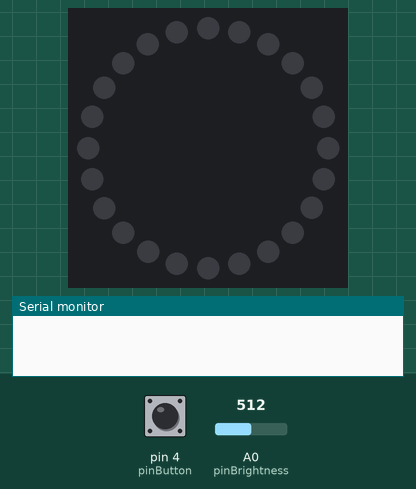
A sketch run on a simulated Arduino Uno, built with avr-gcc and run on an emulated ATmega328P. On the bench: 24 RGB LEDs in a ring, first at the top, clockwise, the last lines printed to the serial monitor. Inputs (shaded band) come from the test bench; at power-on: pin 4 (pinButton) HIGH, A0 (pinBrightness) = 512. Dim RGB values are drawn brighter than linear; the local clock reads 2024-03-15 10:24:30 at power-on unless the sketch sets it; EEPROM starts erased.

Above: at 1.2 s.
1.3 s: pin 4 (pinButton) pulsed LOW 2 times (0.12 s each, 0.3 s apart)
At 2.2 s:
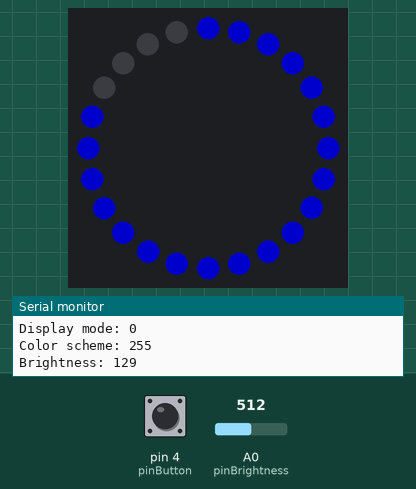
3.4 s: pin 4 (pinButton) pulled LOW for 0.15 s
At 3.87 s:
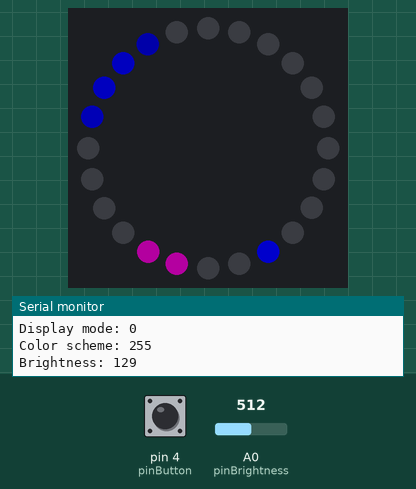
4.1 s: pin 4 (pinButton) pulled LOW for 3.2 s
At 4.58 s:
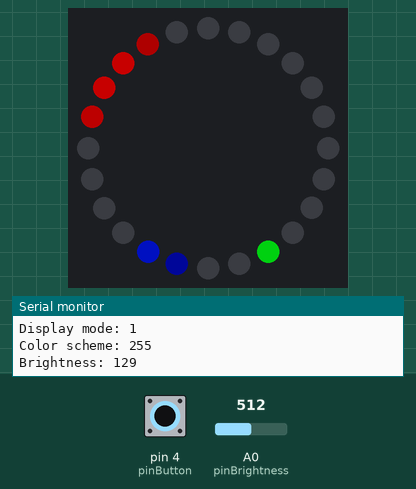
7.9 s: A0 (pinBrightness) set to 122
At 8.23 s:
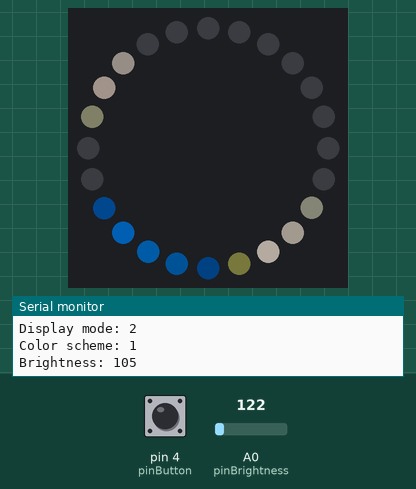
10.0 s: A0 (pinBrightness) set to 0
At 12.1 s:
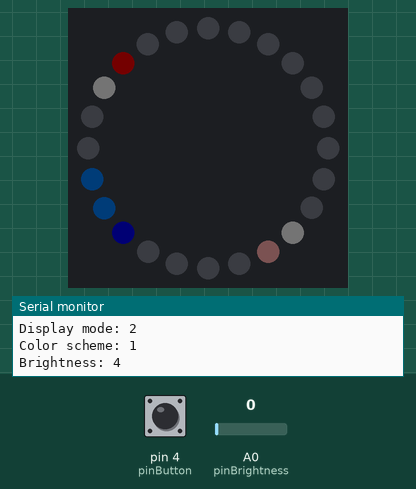
12.3 s: A0 (pinBrightness) set to 22
At 18.97 s:
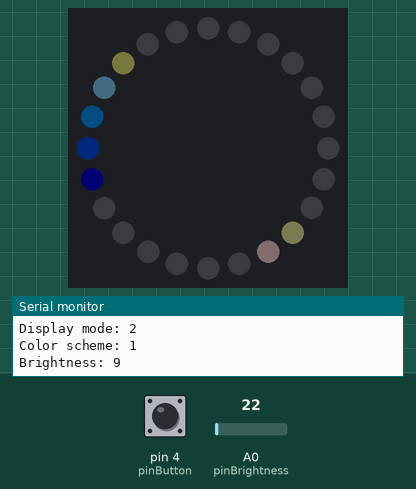

Measured:
- after the input at 1.3 s, the LEDs: change after 0.62 s (image 1)
- after the input at 3.4 s, the LEDs: change after 0.32 s (image 2)
- after the input at 7.9 s, the LEDs: change after 0.18 s (image 4)
- after the input at 12.3 s, the LEDs: first change after 0.12 s (image 6 shows a later state)

The sketch:

led-ring-clock.ino
```cpp
// (licence header left out)
#include <math.h>
#include <FastLED.h>
#include <Wire.h>
#include <EEPROM.h>
#include <RTClib.h>

#include "constants.h"

// LED ring and RTC
CRGB leds[ledRingSize];
RTC_DS1307 rtc;

// Globals to keep track of state
int clockMode, colorScheme;
uint32_t lastLoopTime = 0;
uint32_t lastButtonClickTime = 0;
uint32_t lastDebugMessageTime = 0;
uint8_t currentBrightness;
uint8_t previousBrightness[16];
int lastSecondsValue = 0;
uint32_t lastMillisecondsSetTime = 0;
int milliseconds;
DateTime now;

void setup() {
	// Begin serial port
	Serial.begin(serialPortBaudRate);

	// Init FastLED
	FastLED.addLeds<NEOPIXEL, pinLeds>(leds, ledRingSize);
	FastLED.setTemperature(Halogen);
    FastLED.show();

	// Connect to the RTC
    Wire.begin();
    rtc.begin();

	// Set button pin
    pinMode(pinButton, INPUT);

	// Read saved config from EEPROM
    colorScheme = EEPROM.read(eepromAddrColorScheme);
    clockMode = EEPROM.read(eepromAddrClockMode);

    // If button is pressed at startup, light all LEDs
    if (digitalRead(pinButton) == LOW) {
        for (int i = 0; i < ledRingSize; i++) leds[i] = white;
        FastLED.show();
        delay(60000);
    }
}

void loop() {
	uint32_t currentTime = millis();
	if (currentTime - lastLoopTime > runLoopIntervalMs) {
		lastLoopTime = currentTime;
		// Handle button
	    if (digitalRead(pinButton) == LOW && currentTime - lastButtonClickTime > buttonClickRepeatDelayMs) {
			delay(buttonLongPressDelayMs);
			// Long press: clock mode, short press: color scheme
			if (digitalRead(pinButton) == LOW) {
				lastButtonClickTime = currentTime;
				colorScheme ++;
				if (colorScheme >= colorSchemeCount + 2) colorScheme = 0; // 2 special color schemes
				EEPROM.write(eepromAddrColorScheme, colorScheme);
			} else {
				clockMode ++;
				if (clockMode >= ClockModeCount) clockMode = 0;
				EEPROM.write(eepromAddrClockMode, clockMode);
			}
	    }

		// Print debug message
	    if (currentTime > lastDebugMessageTime + debugMessageIntervalMs) {
	        lastDebugMessageTime = currentTime;
	        printDebugMessage();
	    }

		// Update brightness - do a moving average to smooth out noisy potentiometers
	    int sum = 0;
	    for (uint8_t i = 15; i > 0; i--) {
	        previousBrightness[i] = previousBrightness[i - 1];
	        sum += previousBrightness[i];
	    }
	    previousBrightness[0] = map(analogRead(pinBrightness), 0, 1023, minBrightness, 255);
	    sum += previousBrightness[0];
	    currentBrightness = sum / 16;
		FastLED.setBrightness(currentBrightness);

		// Get time and calculate milliseconds value that is synced with the RTC's second count
		now = rtc.now();
		int currentSeconds = now.second();
		if (currentSeconds != lastSecondsValue) {
			lastSecondsValue = currentSeconds;
			milliseconds = 0;
		}
		currentTime = millis();
		milliseconds = (milliseconds + currentTime - lastMillisecondsSetTime);
		lastMillisecondsSetTime = currentTime;

		// Show clock
		clearLeds();
	    showClock();
	}
}

// Display the current clock
void showClock() {
	switch (clockMode) {
		case ClockModeRingClock:
			drawRingClock();
			break;
		case ClockModeDotClock:
			drawDotClock();
			break;
		case ClockModeDotClockTrail:
			drawDotClockTrail();
			break;
		case ClockModeDotClockGlow:
			drawDotClockGlow();
			break;
	}
}

// Print debugging info over serial
void printDebugMessage() {
    Serial.print("Current date/time: ");
    DateTime now = rtc.now();
    Serial.print(now.year(), DEC);
    Serial.print("/");
    Serial.print(now.month(), DEC);
    Serial.print("/");
    Serial.print(now.day(), DEC);
    Serial.print(" ");
    Serial.print(now.hour(), DEC);
    Serial.print(":");
    Serial.print(now.minute(), DEC);
    Serial.print(":");
    Serial.print(now.second(), DEC);
    Serial.println();
    Serial.print("Display mode: ");
    Serial.println(clockMode);
    Serial.print("Color scheme: ");
    Serial.println(colorScheme);
    Serial.print("Brightness: ");
    Serial.println(currentBrightness);
	Serial.println("");
}

// Show a ring clock
void drawRingClock() {
	int h = hourPosition();
    int m = minutePosition();
    float s = secondPosition();

    if (m > h) {
        for (int i = 0; i < m; i++) setLed(i, minuteColor(), BlendModeOver, 1.0);
        for (int i = 0; i < h; i++) setLed(i, hourColor(), BlendModeOver, 1.0);
    } else {
        for (int i = 0; i < h; i++) setLed(i, hourColor(), BlendModeOver, 1.0);
        for (int i = 0; i < m; i++) setLed(i, minuteColor(), BlendModeOver, 1.0);
    }

    if (showSecondHand) setLed(s, secondColor(), BlendModeAlpha, 1.0);

    FastLED.show();
}

// Show a more traditional dot clock
void drawDotClock() {
	float h = hourPosition();
    float m = minutePosition();
    float s = secondPosition();

	for (float i = h - 1.0; i < h + 2.0; i++) setLed(i, hourColor(), BlendModeAlpha, 1.0);
	setLed(m, minuteColor(), BlendModeAlpha, 1.0);
	if (showSecondHand) setLed(s, secondColor(), BlendModeAlpha, 1.0);

    FastLED.show();
}

// Show a dot clock where the hands have a glowing trail behing them
void drawDotClockTrail() {
	float h = hourPosition();
    float m = minutePosition();
    float s = secondPosition();

	for (float i = -hourTrailLength; i < 1.0; i++) setLed(h + i, hourColor(), BlendModeAdd, mapFloat(i, -hourTrailLength, 1.0, 0.1, 1.0));
	for (float i = -minuteTrailLength; i < 1.0; i++) setLed(m + i, minuteColor(), BlendModeAdd, mapFloat(i, -minuteTrailLength, 1.0, 0.1, 1.0));
	if (showSecondHand) {
		for (float i = -secondTrailLength; i < 1.0; i++) setLed(s + i, secondColor(), BlendModeAdd, mapFloat(i, -secondTrailLength, 1.0, 0.1, 1.0));
	}

    FastLED.show();
}

// Show a dot clock where the hands glow outwards from their position
void drawDotClockGlow() {
	float h = hourPosition();
    float m = minutePosition();
    float s = secondPosition();

	for (float i = h - hourGlowWidth; i <= h + hourGlowWidth; i++) {
		setLed(i, hourColor(), BlendModeAdd, mapFloat(fabs(h - i), 0.0, hourGlowWidth, 1.0, 0.1));
	}
	for (float i = m - minuteGlowWidth; i <= m + minuteGlowWidth; i++) {
		setLed(i, minuteColor(), BlendModeAdd, mapFloat(fabs(m - i), 0.0, minuteGlowWidth, 1.0, 0.1));
	}
	if (showSecondHand) {
		for (float i = s - secondGlowWidth; i <= s + secondGlowWidth; i++) {
			setLed(i, secondColor(), BlendModeAdd, mapFloat(fabs(s - i), 0.0, secondGlowWidth, 1.0, 0.1));
		}
	}

    FastLED.show();
}

// Get floating point hour representation
float floatHour() {
	return (float)now.hour() + mapFloat(now.minute() + mapFloat(now.second(), 0.0, 59.0, 0.0, 1.0), 0.0, 59.0, 0.0, 1.0);
}

// Get positions mapped to ring size
float hourPosition() {
	if (twelveHour) {
		int hour;
		if (now.hour() > 12) hour = (now.hour() - 12) * (ledRingSize / 12);
	    else hour = now.hour() * (ledRingSize / 12);
		return hour + mapFloat(now.minute() + 0.001, 0.0, 59.0, 0.0, (ledRingSize / 12.0) - 1.0);
	} else {
		int hour = now.hour() * (ledRingSize / 24);
		return hour + mapFloat(now.minute() + 0.001, 0, 59, 0, (ledRingSize / 24.0) - 1.0);
	}
}

float minutePosition() {
	return mapFloat((float)now.minute() + ((0.001 + 1.0 / 60.0) * (float)now.second()), 0.0, 59.0, 0.0, (float)ledRingSize);
}

float secondPosition() {
	return mapFloat(now.second() + (0.001 * milliseconds), 0.0, 60.0, 0.0, (float)ledRingSize);
}

// Get colors
CRGB hourColor() {
	if (colorScheme < colorSchemeCount) return colorSchemes[colorScheme][0];
	else if (colorScheme == colorSchemeCount + 0) {
		return CHSV(map(now.hour(), 0, 24, 0, 255), 255, 255);
	} else if (colorScheme == colorSchemeCount + 1) {
	    return CHSV((uint8_t)mapFloat(fmod(20.0 - floatHour(), 24.0), 0.0, 24.0, 0.0, 255.0), 255, 255);
	}
}

CRGB minuteColor() {
	if (colorScheme < colorSchemeCount) return colorSchemes[colorScheme][1];
	else if (colorScheme == colorSchemeCount + 0) {
		return CHSV(map(now.minute(), 0, 59, 0, 255), 255, 255);
	} else if (colorScheme == colorSchemeCount + 1) {
		return CHSV((uint8_t)mapFloat(fmod(20.0 - floatHour(), 24.0), 0.0, 24.0, 0.0, 255.0), 255, 255);
	}
}

CRGB secondColor() {
	if (colorScheme < colorSchemeCount) return colorSchemes[colorScheme][2];
	else if (colorScheme == colorSchemeCount + 0) {
		return CHSV(map(now.second(), 0, 59, 0, 255), 255, 255);
	} else if (colorScheme == colorSchemeCount + 1) {
		return CHSV((uint8_t)mapFloat(fmod(20.0 - floatHour(), 24.0), 0.0, 24.0, 0.0, 255.0), 255, 255);
	}
}

// Clear the LED ring
void clearLeds() {
	for (int i = 0; i < ledRingSize; i++) leds[i] = CRGB(0, 0, 0);
}

// Set LED(s) at a position with enhanced rendering
void setLed(float position, CRGB color, BlendMode blendMode, float factor) {
	if (useEnhancedRenderer) {
		int low = floor(position);
		int high = ceil(position);
		float lowFactor = ((float)high - position);
		float highFactor = (position - (float)low);
		if (blendMode == BlendModeAdd) {
			blendAdd(wrap(low), color, lowFactor * factor);
			blendAdd(wrap(high), color, highFactor * factor);
		} else if (blendMode == BlendModeAlpha) {
			blendAlpha(wrap(low), color, lowFactor * factor);
			blendAlpha(wrap(high), color, highFactor * factor);
		} else if (blendMode == BlendModeOver) {
			blendOver(wrap(low), color, lowFactor * factor);
			blendOver(wrap(high), color, highFactor * factor);
		}
	} else {
		leds[wrap((int)position)] = color;
	}
}

// Additive blending
void blendAdd(int position, CRGB color, float factor) {
	leds[position].r += min(color.r * factor, 255 - leds[position].r);
	leds[position].g += min(color.g * factor, 255 - leds[position].g);
	leds[position].b += min(color.b * factor, 255 - leds[position].b);
}

// Alpha blending (factor is the alpha value)
void blendAlpha(int position, CRGB color, float factor) {
	leds[position].r = (uint8_t)mapFloat(factor, 0.0, 1.0, leds[position].r, color.r);
	leds[position].g = (uint8_t)mapFloat(factor, 0.0, 1.0, leds[position].g, color.g);
	leds[position].b = (uint8_t)mapFloat(factor, 0.0, 1.0, leds[position].b, color.b);
}

// Overlay/replace blending
void blendOver(int position, CRGB color, float factor) {
	leds[position].r = color.r * factor;
	leds[position].g = color.g * factor;
	leds[position].b = color.b * factor;
	leds[position] = color;
}

// Wrap around LED ring
int wrap(int i) {
	if (i >= ledRingSize) return i - ledRingSize;
	else if (i < 0) return ledRingSize + i;
	else return i;
}

// Because Arduino does not
float mapFloat(float x, float inMin, float inMax, float outMin, float outMax) {
	return (x - inMin) * (outMax - outMin) / (inMax - inMin) + outMin;
}
```

constants.h
```cpp
// (licence header left out)
#ifndef CONFIG_H
#define CONFIG_H

#include <Arduino.h>
#include <FastLED.h>

// IO Pin Assignments
const uint8_t pinLeds = 3;
const uint8_t pinButton = 4;
const uint8_t pinBrightness = 0;

// Number of LEDs in ring
const int ledRingSize = 24;

// Default colors - tweaked to look right on WS2812Bs
const CRGB red = CRGB(255, 0, 0);
const CRGB orange = CRGB(255, 78, 0);
const CRGB yellow = CRGB(255, 237, 0);
const CRGB green = CRGB(0, 255, 23);
const CRGB cyan = CRGB(0, 247, 255);
const CRGB blue = CRGB(0, 21, 255);
const CRGB magenta = CRGB(190, 0, 255);
const CRGB white = CRGB(255, 255, 255);
const CRGB off = CRGB(0, 0, 0);

// Default clock face colors
// red, orange, yellow, green, cyan, blue, magenta, and white are acceptable, along with CRGB(r, g, b)
const int colorSchemeCount = 7;
const CRGB colorSchemes[colorSchemeCount][3] = {
    {red, // Color for hour display
     green, // Color for minute display
     blue}, // Color for second display
    { CRGB(255, 255, 255), CRGB(255, 255, 255), CRGB(  0, 130, 255) },
	{ CRGB(255, 255, 255), CRGB(255, 255, 255), CRGB(255,  25,   0) },
	{ CRGB( 64,   0, 128), CRGB(255,  72,   0), CRGB(255, 164,   0) },
	{ CRGB(255,  25,   0), CRGB(255,  84,   0), CRGB(255, 224,   0) },
	{ CRGB(  0,   0, 255), CRGB(  0,  84, 255), CRGB(  0, 255, 255) },
	{ CRGB(255,   0,  96), CRGB(255,  84,   0), CRGB(  0, 255, 164) }
};

// Clock settings
const bool useEnhancedRenderer = true;
const bool showSecondHand = true;
const bool twelveHour = true;
const int hourGlowWidth = 4; // Pixels in each direction
const int minuteGlowWidth = 2; // Pixels in each direction
const int secondGlowWidth = 1; // Pixels in each direction
const int hourTrailLength = 1;
const int minuteTrailLength = 2;
const int secondTrailLength = 3;
const int buttonClickRepeatDelayMs = 1500;
const int buttonLongPressDelayMs = 300;

// Serial
const long serialPortBaudRate = 115200;
const int debugMessageIntervalMs = 2000;

// Clock modes
typedef enum {
    ClockModeRingClock,
    ClockModeDotClock,
    ClockModeDotClockTrail,
    ClockModeDotClockGlow,
    ClockModeCount
} ClockMode;

// Brightness
const uint8_t minBrightness = 4;

// Run loop
const int runLoopIntervalMs = 30;

// EEPROM addresses
const uint16_t eepromAddrColorScheme = 0;
const uint16_t eepromAddrClockMode = 1;

// LED blend modes
typedef enum {
    BlendModeOver,
    BlendModeAlpha,
    BlendModeAdd
} BlendMode;

#endif
```
